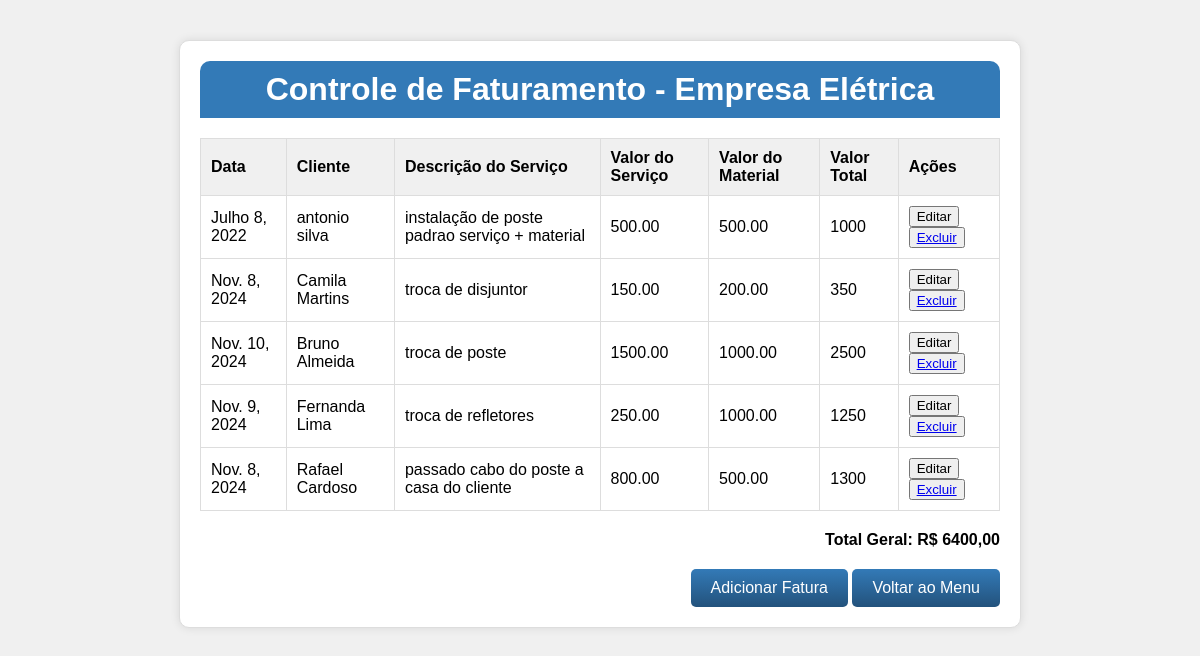
Screenshot of /faturamento/ (signed in) with the database file from the repository.
### faturamento/models.py (models this page shows, shortened)
class Fatura(models.Model):
    data = models.DateField()
    cliente = models.CharField(max_length=100)
    descricao_servico = models.TextField()
    valor_servico = models.DecimalField(max_digits=10, decimal_places=2)
    valor_material = models.DecimalField(max_digits=10, decimal_places=2)

### faturamento/views.py (the view)
# urls.py: path('', views.faturamento_list, name='faturamento_list'),
@login_required
def faturamento_list(request):
    faturas = Fatura.objects.all()
    return render(request, 'faturamento.html', {'faturas': faturas})

### faturamento/templates/faturamento.html (shortened to what this page needs)
<!DOCTYPE html>
<html lang="pt-BR">
<head>
</head>
<body>
  <div class="container">
    <div class="header">
      <h1>Controle de Faturamento - Empresa Elétrica</h1>
    </div>
    <div class="table-container">
      <table class="table" id="faturaTable">
        <thead>
          <tr>
            <th>Data</th>
            <th>Cliente</th>
            <th>Descrição do Serviço</th>
            <th>Valor do Serviço</th>
            <th>Valor do Material</th>
            <th>Valor Total</th>
            <th>Ações</th>
          </tr>
        </thead>
        <tbody id="faturaList">
          {% for fatura in faturas %}
          <tr data-id="{{ fatura.id }}">
            <td>{{ fatura.data }}</td>
            <td>{{ fatura.cliente }}</td>
            <td>{{ fatura.descricao_servico }}</td>
            <td>{{ fatura.valor_servico }}</td>
            <td>{{ fatura.valor_material }}</td>
            <td>{{ fatura.valor_servico|add:fatura.valor_material }}</td>
            <td>
              <button onclick="editFatura(this)">Editar</button>
              <button>
                <a href="{% url 'fatura_delete' fatura.pk %}" class="btn btn-danger">Excluir</a>
              </button>
            </td>
          </tr>
          {% endfor %}
        </tbody>
      </table>
    </div>
    <div id="totalContainer">
      Total Geral: R$ <span id="totalAmount">0.00</span>
    </div>
    <div class="button-container">
      <button class="gradient-button" onclick="toggleForm()">Adicionar Fatura</button>
      <button class="gradient-button" onclick="window.location.href='{% url 'menu' %}'">Voltar ao Menu</button>
    </div>
  </div>
</body>
</html>

### faturamento/templates/faturamento.html (style rules this page uses)
body { background-color: #f0f0f0; font-family: Arial, sans-serif; margin: 0; }
.container { max-width: 800px; margin: 40px auto; padding: 20px; background-color: #fff; border: 1px solid #ddd; border-radius: 10px; box-shadow: 0 0 10px rgba(0, 0, 0, 0.1); }
.header { background-color: #337ab7; color: #fff; padding: 10px; text-align: center; border-top-left-radius: 10px; border-top-right-radius: 10px; }
.header h1 { margin: 0; }
.table-container { margin-top: 20px; overflow-x: auto; }
.table { width: 100%; border-collapse: collapse; }
.table th, .table td { border: 1px solid #ddd; padding: 10px; text-align: left; }
.table th { background-color: #f0f0f0; }
.button-container { text-align: right; margin-top: 20px; }
.button-container .gradient-button { background-image: linear-gradient(to bottom, #337ab7, #23527c); background-color: #337ab7; color: #fff; border: none; padding: 10px 20px; font-size: 16px; cursor: pointer; border-radius: 5px; }
#totalContainer { margin-top: 20px; font-weight: bold; text-align: right; }

### rows the page displays
Fatura: data "Julho 8, 2022", cliente "antonio silva", descricao_servico "instalação de poste padrao serviço + material", valor_servico "500.00", valor_material "500.00", valor_servico|add "1000"
Fatura: data "Nov. 8, 2024", cliente "Camila Martins", descricao_servico "troca de disjuntor", valor_servico "150.00", valor_material "200.00", valor_servico|add "350"
Fatura: data "Nov. 10, 2024", cliente "Bruno Almeida", descricao_servico "troca de poste", valor_servico "1500.00", valor_material "1000.00", valor_servico|add "2500"
Fatura: data "Nov. 9, 2024", cliente "Fernanda Lima", descricao_servico "troca de refletores", valor_servico "250.00", valor_material "1000.00", valor_servico|add "1250"
Fatura: data "Nov. 8, 2024", cliente "Rafael Cardoso", descricao_servico "passado cabo do poste a casa do cliente", valor_servico "800.00", valor_material "500.00", valor_servico|add "1300"
